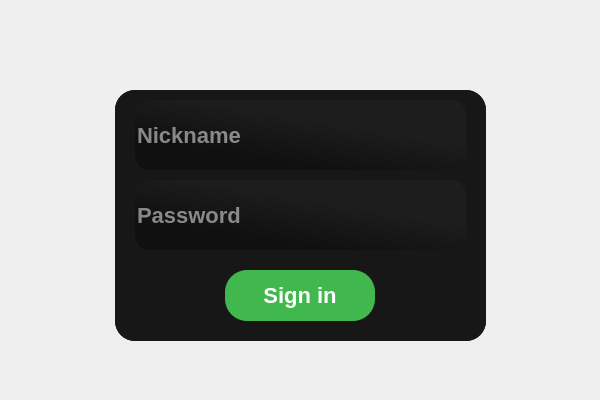
<?xml version="1.0" encoding="UTF-8"?>
<ui version="4.0">
 <class>Authorization</class>
 <widget class="QWidget" name="Authorization">
  <property name="geometry">
   <rect>
    <x>0</x>
    <y>0</y>
    <width>600</width>
    <height>400</height>
   </rect>
  </property>
  <property name="windowTitle">
   <string>Authorization</string>
  </property>
  <property name="windowOpacity">
   <double>1.000000000000000</double>
  </property>
  <widget class="QWidget" name="widget" native="true">
   <property name="geometry">
    <rect>
     <x>115</x>
     <y>90</y>
     <width>371</width>
     <height>251</height>
    </rect>
   </property>
   <property name="styleSheet">
    <string notr="true">background-color: rgb(23, 23, 23);
border-radius: 20px;</string>
   </property>
   <widget class="QWidget" name="verticalLayoutWidget">
    <property name="geometry">
     <rect>
      <x>0</x>
      <y>0</y>
      <width>371</width>
      <height>251</height>
     </rect>
    </property>
    <property name="sizePolicy">
     <sizepolicy hsizetype="Preferred" vsizetype="Minimum">
      <horstretch>0</horstretch>
      <verstretch>0</verstretch>
     </sizepolicy>
    </property>
    <property name="minimumSize">
     <size>
      <width>0</width>
      <height>0</height>
     </size>
    </property>
    <layout class="QVBoxLayout" name="layout">
     <property name="spacing">
      <number>0</number>
     </property>
     <property name="sizeConstraint">
      <enum>QLayout::SetDefaultConstraint</enum>
     </property>
     <property name="leftMargin">
      <number>20</number>
     </property>
     <property name="rightMargin">
      <number>20</number>
     </property>
     <item>
      <widget class="QLineEdit" name="inputNickname">
       <property name="minimumSize">
        <size>
         <width>0</width>
         <height>70</height>
        </size>
       </property>
       <property name="contextMenuPolicy">
        <enum>Qt::NoContextMenu</enum>
       </property>
       <property name="styleSheet">
        <string notr="true">QLineEdit#inputNickname {
background-color: qlineargradient(spread:pad, x1:0.619, y1:0.334773, x2:0.278727, y2:0.761, stop:0 rgba(29, 29, 29, 255), stop:1 rgba(16, 16, 16, 255));
border-radius: 15px;


/* Текст */

width: 161px;
height: 37px;

font-family: 'Roboto';
font-style: normal;
font-weight: 700;
font-size: 22px;
line-height: 22px;

/* identical to box height */
qproperty-alignment: AlignCenter;
color: #FFFFFF;
}</string>
       </property>
       <property name="inputMethodHints">
        <set>Qt::ImhNone</set>
       </property>
       <property name="text">
        <string/>
       </property>
       <property name="placeholderText">
        <string>Nickname</string>
       </property>
      </widget>
     </item>
     <item>
      <widget class="QLineEdit" name="inputPassword">
       <property name="minimumSize">
        <size>
         <width>0</width>
         <height>70</height>
        </size>
       </property>
       <property name="contextMenuPolicy">
        <enum>Qt::NoContextMenu</enum>
       </property>
       <property name="styleSheet">
        <string notr="true">QLineEdit#inputPassword {
background-color: qlineargradient(spread:pad, x1:0.619, y1:0.334773, x2:0.278727, y2:0.761, stop:0 rgba(29, 29, 29, 255), stop:1 rgba(16, 16, 16, 255));
border-radius: 15px;


/* Текст */

width: 161px;
height: 37px;

font-family: 'Roboto';
font-style: normal;
font-weight: 700;
font-size: 22px;
line-height: 22px;

/* identical to box height */
qproperty-alignment: AlignCenter;
color: #FFFFFF;
}</string>
       </property>
       <property name="text">
        <string/>
       </property>
       <property name="echoMode">
        <enum>QLineEdit::Password</enum>
       </property>
       <property name="placeholderText">
        <string>Password</string>
       </property>
      </widget>
     </item>
     <item>
      <widget class="QFrame" name="frame">
       <property name="sizePolicy">
        <sizepolicy hsizetype="Minimum" vsizetype="Fixed">
         <horstretch>0</horstretch>
         <verstretch>0</verstretch>
        </sizepolicy>
       </property>
       <property name="minimumSize">
        <size>
         <width>0</width>
         <height>70</height>
        </size>
       </property>
       <property name="frameShape">
        <enum>QFrame::StyledPanel</enum>
       </property>
       <property name="frameShadow">
        <enum>QFrame::Raised</enum>
       </property>
       <widget class="QWidget" name="horizontalLayoutWidget">
        <property name="geometry">
         <rect>
          <x>0</x>
          <y>10</y>
          <width>331</width>
          <height>51</height>
         </rect>
        </property>
        <layout class="QHBoxLayout" name="horizontalLayout">
         <property name="spacing">
          <number>0</number>
         </property>
         <property name="sizeConstraint">
          <enum>QLayout::SetDefaultConstraint</enum>
         </property>
         <item>
          <widget class="QPushButton" name="buttonSignin">
           <property name="sizePolicy">
            <sizepolicy hsizetype="Fixed" vsizetype="Minimum">
             <horstretch>0</horstretch>
             <verstretch>0</verstretch>
            </sizepolicy>
           </property>
           <property name="minimumSize">
            <size>
             <width>150</width>
             <height>45</height>
            </size>
           </property>
           <property name="styleSheet">
            <string notr="true">QPushButton {
	font-family: 'Roboto';
	font-style: normal;
	font-weight: 700;
	font-size: 22px;
	line-height: 22px;
	border-radius: 22px;
	color: white;
	background-color: rgb(65, 184, 77);
}
QPushButton:hover {
	background-color: rgb(60, 177, 72);
}</string>
           </property>
           <property name="text">
            <string>Sign in</string>
           </property>
          </widget>
         </item>
        </layout>
       </widget>
      </widget>
     </item>
    </layout>
   </widget>
  </widget>
 </widget>
 <resources/>
 <connections/>
</ui>
